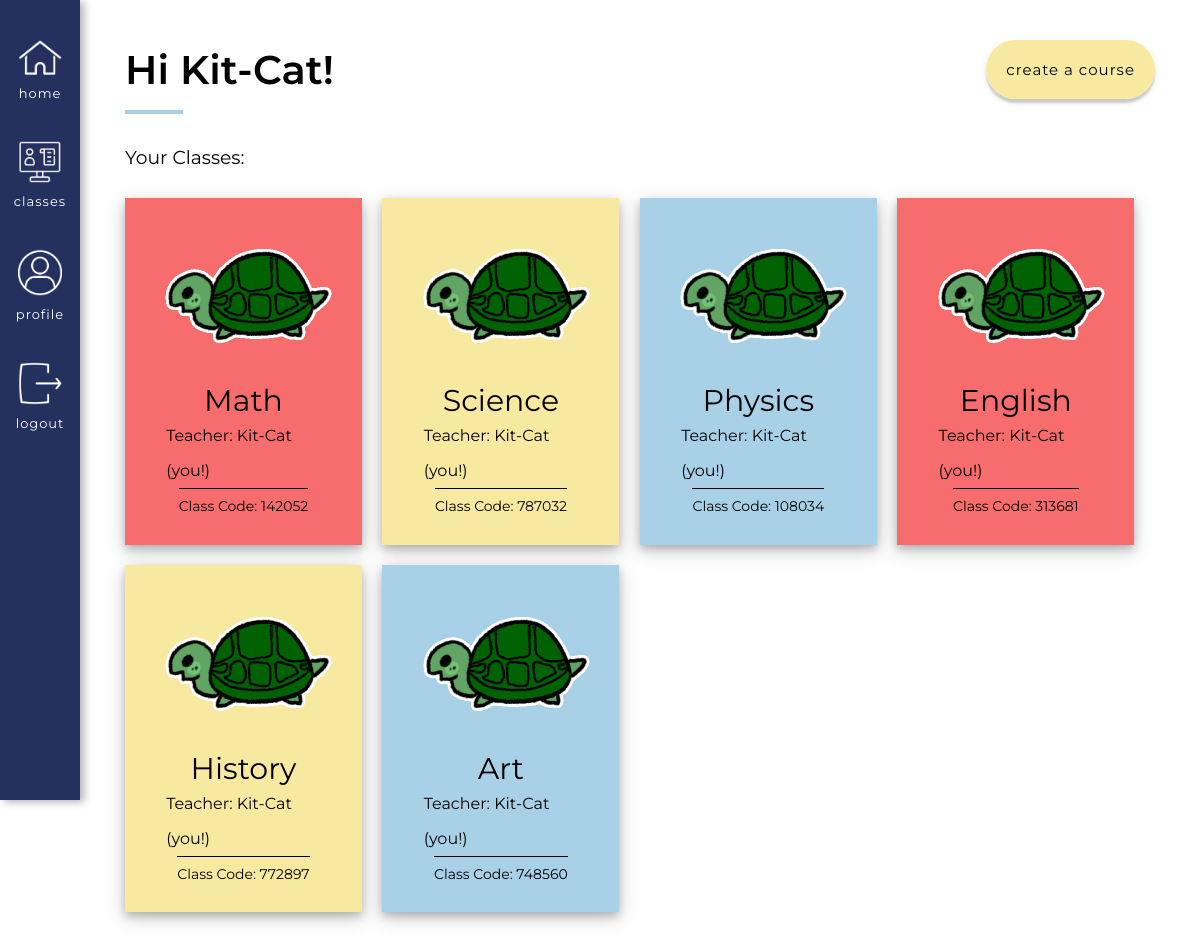
/user/Kit-Cat/classes (signed in), run on the app's committed database.
### app/models.py (models this page shows, shortened)
class User(UserMixin, db.Model):
    id = db.Column(db.Integer, primary_key=True)
    username = db.Column(db.String(64), index=True, unique=True) # adding columns to the database
    email = db.Column(db.String(120), index=True, unique=True)
    password_hash = db.Column(db.String(128))
    role = db.Column(db.Integer, index=False, unique=False) # 0 is Teacher, 1 is Student
    about_me = db.Column(db.String(140))
    last_seen = db.Column(db.DateTime, default=datetime.utcnow)
    posts = db.relationship('Post', backref='author', lazy='dynamic') # First part is calling it from the Post model, secret field is the backref (author)
    reactions = db.relationship('Reactions', backref='reactor', lazy='dynamic') # This will show all the reactions that this user has made
    teaches = db.relationship('Courses', backref='teacher', lazy='dynamic') # This will show all the courses that the user teaches
    signups = db.relationship('Signups', backref='student', lazy='dynamic') # This will show all of the signups of that user

class Courses(db.Model):
    id = db.Column(db.Integer, primary_key=True) # Always need ID
    course_name = db.Column(db.String(140), index=False, unique=False) # Not indexable or unique bc many people can have the same course
    code = db.Column(db.Integer, index=True, unique=True) # Indexable to link it back to the course name
    timestamp = db.Column(db.DateTime, index=True, default=datetime.utcnow) # Timestamp
    status = db.Column(db.Integer, index=False, unique=False, default=0) # 0 means the class is inactive, 1 is active
    teacher_id = db.Column(db.Integer, db.ForeignKey('user.id'))  # Taking the user ID from the user model, using backref of teacher will show you the actual teacher
    signups = db.relationship('Signups', backref='course_id', lazy='dynamic') # This will show all the student signups for this course
    reactions = db.relationship('Reactions', backref='course_actual', lazy='dynamic') # This will show all the reactions for this course
    session = db.relationship('Session', backref='session_course_id', lazy='dynamic') # This will show you all the sessions of the course

### app/routes.py (the view)
@app.route('/user/<username>/classes') # User's classes
@login_required
def classes(username): # the word after def has to be the same as the text in the urlfor quotation marks
    user = User.query.filter_by(username=username).first_or_404()
    user_signups_filtered = User.query.join(Signups, (Signups.user_id == User.id)).\
                                        join(Courses, (Courses.id == Signups.course)).\
                                        with_entities(Signups).\
                                        filter(Signups.user_id == user.id)
    teacher_courses = Courses.query.filter_by(teacher_id=user.id).all()
    return render_template('classes.html', user=user, user_signups_filtered=user_signups_filtered, teacher_courses=teacher_courses, title="Classes")

### app/models.py (called while the page is built)
@login.user_loader
def load_user(id):
        return User.query.get(int(id))

### app/routes.py (called while the page is built)
@app.before_request # This function will be executed right before the view function
def before_request():
    if current_user.is_authenticated: # Checks whether the current user is logged in
        current_user.last_seen = datetime.utcnow() # Sets the last seen to the date using the UTC time zone
        db.session.commit() # Don't need to do db.session.add() because the user is already in the database (using a current_user)

### app/templates/classes.html (shortened to what this page needs)
{% extends "base.html" %}
{% block head %}
    <link rel="stylesheet" href="{{ url_for('static', filename='css/classes.css') }}">
{% endblock %}
{% block content %}
    <div class = "classesTop">
        <div class = "titleHolder">
            <h1>Hi {{ user.username }}!</h1>
        </div>
        <div class = "createJoinCourse">
            <form action="/user/{{ user.username }}/classes/add" method='post'>
                {% if user.role == 1 %}
                    <input type="text" name="title" placeholder="Enter Class Code..." class = "joinStudent">
                    <button type="submit" class = "joinClassButton">Join Class</button>
                {% else %}
                    <a href = "{{ url_for('create', username = current_user.username) }}" class = "createLink">Create a course</a>
                {% endif %}
            </form>
        </div>
    </div>
    <h3 class = "classMargin">Your Classes: </h3>
    <div class = "classBlockHolder">
    {% if user.role == 0 %}
            {% for t in teacher_courses %}
            <div class = "{{ loop.cycle('classBlock red', 'classBlock yellow', 'classBlock blue') }}" id = "classBlock" onclick="divLink({{ t.id }})">
                    <div class = "classImage">
                        <img src = "{{ url_for('static', filename = 'images/Turtle.gif') }}">
                    </div>
                    <div class = "classDescription">
                        <p class = "courseName">{{ t.course_name }}</p>
                        <p class = "courseTeacher">Teacher: {{ t.teacher.username }} (you!)</p>
                        <p class = "courseCode">Class Code: {{ t.code }}</p>
                    </div>
                </div>
            {% endfor %}
    {% endif %}
    </div>
{% endblock %}

### app/static/css/base.css (style rules this page uses)
body { margin: 0 !important; font-family: "Montserrat", sans-serif; }
h1, p { margin: 0; }
h2, h3 { font-weight: 400; }

### app/static/css/classes.css (style rules this page uses)
.classesTop { display: flex; justify-content: space-between; align-items: center; }
.classBlock { background-color: #F76C6C; display: flex; flex-direction: column; justify-content: space-between; align-items: center; padding: 2%; padding-right: 4%; padding-left: 4%; cursor: pointer; margin-right: 2%; margin-top: 1%; margin-bottom: 1%; width: 15%; box-shadow: 0 4px 8px 0 rgba(0, 0, 0, 0.2), 0 6px 20px 0 rgba(0, 0, 0, 0.19); transition-duration: 0.3s; -webkit-transition-duration: 0.3s; }
.classBlockHolder { display: flex; flex-wrap: wrap; justify-content: flex-start; align-items: center; }
.classMargin { margin-top: 5%; }
.classImage { display: flex; align-items: center; justify-content: center; width: 200px; }
.classImage img { width: 100%; }
.classDescription { color: black; margin-top: 15px; display: flex; flex-direction: column; justify-content: center; align-items: center; line-height: 35px; width: 100%; }
.courseName { font-size: 30px; }
.courseTeacher { font-size: 16px; }
.courseCode { font-size: 14px; border-top: 1px solid black; }
.titleHolder h1 { position: relative; font-size: 40px; font-weight: 600; color: black; }
.titleHolder h1:after { position: absolute; content: ''; height: 4px; bottom: -20px; left: 0; right: 0; width: 28%; background: #A8D0E6; }
.createLink, .joinClassButton { background-color: #F8E9A1; text-decoration: none; color: black; text-transform: lowercase; letter-spacing: 1px; padding: 20px 20px; border-radius: 50px; transition-duration: 0.3s; -webkit-transition-duration: 0.3s; box-shadow: 0 4px 2px 0 rgba(0, 0, 0, 0.15), 0 3px 7px 0 rgba(0, 0, 0, 0.1); font-size: 15px; border: 0; }
.yellow { background-color: #F8E9A1 !important; }
.blue { background-color: #a8d0e6 !important; }

### data on the page
User: username "Kit-Cat"
Courses: course_name "Math", teacher.username "Kit-Cat", code "142052"
Courses: course_name "Science", teacher.username "Kit-Cat", code "787032"
Courses: course_name "Physics", teacher.username "Kit-Cat", code "108034"
Courses: course_name "English", teacher.username "Kit-Cat", code "313681"
Courses: course_name "History", teacher.username "Kit-Cat", code "772897"
Courses: course_name "Art", teacher.username "Kit-Cat", code "748560"
